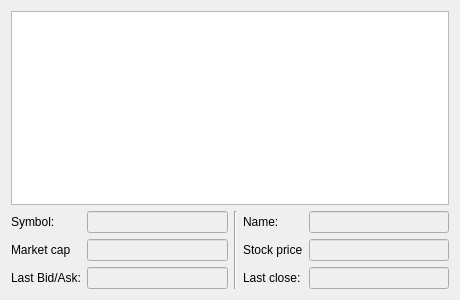
<?xml version="1.0" encoding="UTF-8"?>
<ui version="4.0">
 <class>SymbolUI</class>
 <widget class="QDialog" name="SymbolUI">
  <property name="geometry">
   <rect>
    <x>0</x>
    <y>0</y>
    <width>460</width>
    <height>300</height>
   </rect>
  </property>
  <property name="minimumSize">
   <size>
    <width>460</width>
    <height>300</height>
   </size>
  </property>
  <property name="windowTitle">
   <string>Symbol Information</string>
  </property>
  <layout class="QGridLayout" name="gridLayout">
   <item row="1" column="0">
    <layout class="QHBoxLayout" name="horizontalLayout">
     <item>
      <layout class="QVBoxLayout" name="verticalLayout">
       <item>
        <widget class="QLabel" name="lblSymbol">
         <property name="text">
          <string>Symbol:</string>
         </property>
        </widget>
       </item>
       <item>
        <widget class="QLabel" name="lblMarketCap">
         <property name="text">
          <string>Market cap</string>
         </property>
        </widget>
       </item>
       <item>
        <widget class="QLabel" name="lblLastBid">
         <property name="text">
          <string>Last Bid/Ask:</string>
         </property>
        </widget>
       </item>
      </layout>
     </item>
     <item>
      <layout class="QVBoxLayout" name="verticalLayout_3">
       <item>
        <widget class="QLineEdit" name="txtSymbol">
         <property name="enabled">
          <bool>false</bool>
         </property>
        </widget>
       </item>
       <item>
        <widget class="QLineEdit" name="txtMarketCap">
         <property name="enabled">
          <bool>false</bool>
         </property>
        </widget>
       </item>
       <item>
        <widget class="QLineEdit" name="txtLastBid">
         <property name="enabled">
          <bool>false</bool>
         </property>
        </widget>
       </item>
      </layout>
     </item>
     <item>
      <widget class="Line" name="divider">
       <property name="orientation">
        <enum>Qt::Vertical</enum>
       </property>
      </widget>
     </item>
     <item>
      <layout class="QVBoxLayout" name="verticalLayout_2">
       <item>
        <widget class="QLabel" name="lblName">
         <property name="text">
          <string>Name:</string>
         </property>
        </widget>
       </item>
       <item>
        <widget class="QLabel" name="lblPrice">
         <property name="text">
          <string>Stock price</string>
         </property>
        </widget>
       </item>
       <item>
        <widget class="QLabel" name="lblLastClose">
         <property name="text">
          <string>Last close:</string>
         </property>
        </widget>
       </item>
      </layout>
     </item>
     <item>
      <layout class="QVBoxLayout" name="verticalLayout_5">
       <item>
        <widget class="QLineEdit" name="txtName">
         <property name="enabled">
          <bool>false</bool>
         </property>
        </widget>
       </item>
       <item>
        <widget class="QLineEdit" name="txtPrice">
         <property name="enabled">
          <bool>false</bool>
         </property>
        </widget>
       </item>
       <item>
        <widget class="QLineEdit" name="txtLastClose">
         <property name="enabled">
          <bool>false</bool>
         </property>
        </widget>
       </item>
      </layout>
     </item>
    </layout>
   </item>
   <item row="0" column="0">
    <widget class="PlotWidget" name="plotWidget"/>
   </item>
  </layout>
 </widget>
 <customwidgets>
  <customwidget>
   <class>PlotWidget</class>
   <extends>QGraphicsView</extends>
   <header>pyqtgraph</header>
  </customwidget>
 </customwidgets>
 <resources/>
 <connections/>
</ui>
